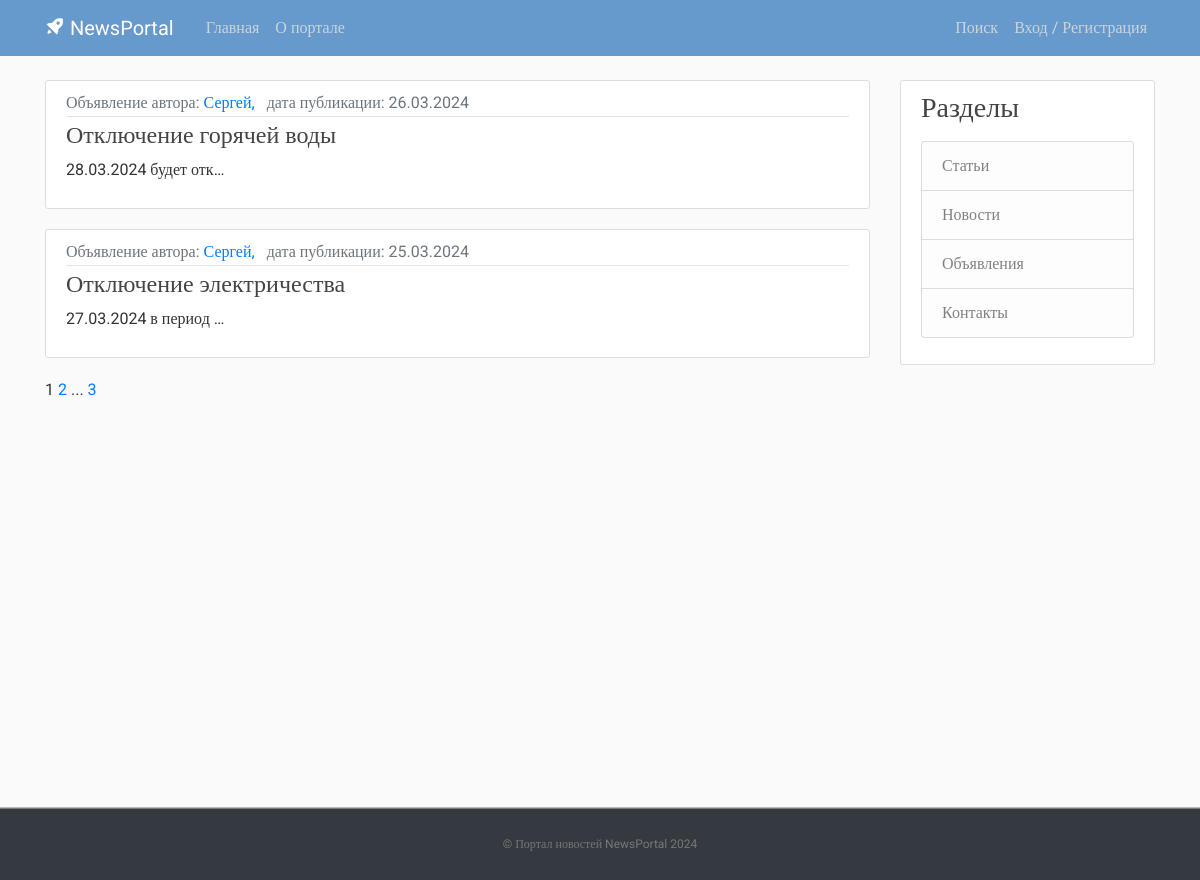
Screenshot of /notification/ with the database file from the repository.
### post/models.py (models this page shows, shortened)
class Post(models.Model):
    NEWS = 'NW'
    ARTICLE = 'AR'
    NOTIFICATION = 'NT'
    CATEGORY_CHOICES = (
        (NEWS, 'Новость'),
        (ARTICLE, 'Статья'),
        (NOTIFICATION, 'Объявление'),
    )
    categoryType = models.CharField(max_length=2, choices=CATEGORY_CHOICES, default=ARTICLE, verbose_name='Тип публикации')
    dateCreation = models.DateTimeField(default=timezone.now, verbose_name='Дата и время создания публикации')
    title = models.CharField(max_length=128, verbose_name='Заголовок публикации')
    text = models.TextField(verbose_name='Текст публикации')
    rating = models.SmallIntegerField(default=0, verbose_name='Рейтинг публикации')
    author = models.ForeignKey(Author, on_delete=models.CASCADE, verbose_name='Автор публикации')
    category = models.ManyToManyField(Category, verbose_name='Категория публикации')
    def get_absolute_url(self):
        return reverse('post_detail', args=[str(self.id)])
    class Meta:
        ordering = ['-dateCreation',]
        verbose_name = 'Публикация'
        verbose_name_plural = 'Публикации'

class Author(models.Model):
    authorUser = models.OneToOneField(User, unique=True, on_delete=models.CASCADE)
    ratingAuthor = models.SmallIntegerField(default=0)
    def __str__(self):
        return self.authorUser.username
    class Meta:
        verbose_name = 'Автор'
        verbose_name_plural = 'Авторы'

### post/views.py (the view)
# urls.py: path('notification/', NotificationList.as_view(), name='notification_list'),
class NotificationList(ListView):
    model = Post
    ordering = '-dateCreation'
    template_name = 'post/notification_list.html'
    context_object_name = 'notificationlist'
    paginate_by = 10

### post/templatetags/custom_tags.py (called while the page is built)
@register.simple_tag(takes_context=True)
def url_replace(context, **kwargs):
   d = context['request'].GET.copy()
   for k, v in kwargs.items():
       d[k] = v
   return d.urlencode()

### post/templates/post/notification_list.html (shortened to what this page needs)
{% extends "flatpages/default.html" %}
{% load censor %}
{% load custom_tags %}
{% block content %}
    {% for post in notificationlist %}
        {% if post.categoryType == 'NT' %}
        <article class="media content-section">
          <div class="media-body">
            <div class="article-metadata">
                <a class="text-muted"> {{ post.get_categoryType_display }} автора: </a>
                <a class="mr-2" href="#"> {{ post.author }}, </a>
                <a class="text-muted">дата публикации: {{ post.dateCreation|date:"d.m.Y" }}</a>
            </div>
              <h4><a class="article-title" href="{{ post.get_absolute_url }}">{{ post.title|censor_w }}</a></h4>
              <p class="article-content">{{ post.text|truncatechars:21|censor_w }}</p>
          </div>
        </article>
        {% endif %}
    {% endfor %}
   {{ page_obj.number }}
   {% if page_obj.has_next %}
       <a href="?{% url_replace page=page_obj.next_page_number %}">{{ page_obj.next_page_number }}</a>
       {% if paginator.num_pages != page_obj.next_page_number %}
           ...
           <a href="?{% url_replace page=page_obj.paginator.num_pages %}">{{ page_obj.paginator.num_pages }}</a>
       {% endif %}
   {% endif %}
{% endblock content %}

### static/css/main.css (style rules this page uses)
body, html { width:100%; height:100% }
body { margin:0; padding:0; background: #fafafa; color: #333333; margin-top: 5rem; font-family:Roboto; }
h1, h2, h3, h4, h5, h6 { color: #444444; }
.content-section { background: #ffffff; padding: 10px 20px; border: 1px solid #dddddd; border-radius: 3px; margin-bottom: 20px; }
.article-title { color: #444444; }
.article-content { white-space: pre-line; }
.article-metadata { padding-bottom: 1px; margin-bottom: 4px; border-bottom: 1px solid #e3e3e3 }

### rows the page displays
Post: categoryType "Объявление", author "Сергей", dateCreation "26.03.2024", title|censor_w "Отключение горячей воды", text|censor_w "28.03.2024 будет отк…"
Post: categoryType "Объявление", author "Сергей", dateCreation "25.03.2024", title|censor_w "Отключение электричества", text|censor_w "27.03.2024 в период …"

### other values shown
{{ page_obj.number }} "1"
{{ page_obj.next_page_number }} "2"
{{ page_obj.paginator.num_pages }} "3"
